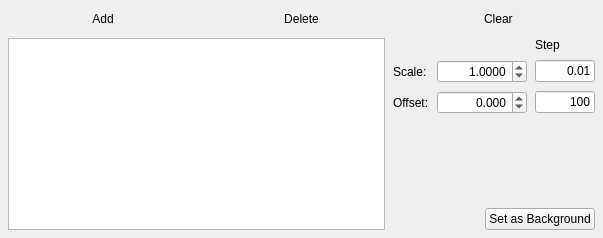
       <widget class="QWidget" name="overlay_tab">
        <attribute name="title">
         <string>Overlay</string>
        </attribute>
        <layout class="QHBoxLayout" name="horizontalLayout_32">
         <property name="spacing">
          <number>8</number>
         </property>
         <property name="margin">
          <number>8</number>
         </property>
         <item>
          <layout class="QVBoxLayout" name="verticalLayout_6">
           <item>
            <layout class="QHBoxLayout" name="horizontalLayout_3">
             <item>
              <widget class="QPushButton" name="overlay_add_btn">
               <property name="text">
                <string>Add</string>
               </property>
               <property name="flat">
                <bool>true</bool>
               </property>
              </widget>
             </item>
             <item>
              <widget class="QPushButton" name="overlay_del_btn">
               <property name="text">
                <string>Delete</string>
               </property>
               <property name="flat">
                <bool>true</bool>
               </property>
              </widget>
             </item>
             <item>
              <widget class="QPushButton" name="overlay_clear_btn">
               <property name="text">
                <string>Clear </string>
               </property>
               <property name="flat">
                <bool>true</bool>
               </property>
              </widget>
             </item>
            </layout>
           </item>
           <item>
            <layout class="QHBoxLayout" name="horizontalLayout_6" stretch="2,1">
             <item>
              <widget class="QTableWidget" name="overlay_tw">
               <property name="minimumSize">
                <size>
                 <width>350</width>
                 <height>0</height>
                </size>
               </property>
               <property name="styleSheet">
                <string notr="true"/>
               </property>
               <property name="horizontalScrollBarPolicy">
                <enum>Qt::ScrollBarAlwaysOff</enum>
               </property>
               <property name="editTriggers">
                <set>QAbstractItemView::DoubleClicked|QAbstractItemView::EditKeyPressed</set>
               </property>
               <property name="tabKeyNavigation">
                <bool>false</bool>
               </property>
               <property name="alternatingRowColors">
                <bool>false</bool>
               </property>
               <property name="selectionMode">
                <enum>QAbstractItemView::SingleSelection</enum>
               </property>
               <property name="selectionBehavior">
                <enum>QAbstractItemView::SelectRows</enum>
               </property>
               <property name="textElideMode">
                <enum>Qt::ElideLeft</enum>
               </property>
               <property name="showGrid">
                <bool>false</bool>
               </property>
               <property name="rowCount">
                <number>0</number>
               </property>
               <property name="columnCount">
                <number>3</number>
               </property>
               <attribute name="horizontalHeaderVisible">
                <bool>false</bool>
               </attribute>
               <attribute name="horizontalHeaderCascadingSectionResizes">
                <bool>true</bool>
               </attribute>
               <attribute name="horizontalHeaderDefaultSectionSize">
                <number>200</number>
               </attribute>
               <attribute name="horizontalHeaderMinimumSectionSize">
                <number>10</number>
               </attribute>
               <attribute name="horizontalHeaderShowSortIndicator" stdset="0">
                <bool>false</bool>
               </attribute>
               <attribute name="horizontalHeaderStretchLastSection">
                <bool>true</bool>
               </attribute>
               <attribute name="verticalHeaderVisible">
                <bool>false</bool>
               </attribute>
               <column/>
               <column/>
               <column/>
              </widget>
             </item>
             <item>
              <layout class="QVBoxLayout" name="verticalLayout_5">
               <item>
                <layout class="QGridLayout" name="gridLayout">
                 <property name="spacing">
                  <number>8</number>
                 </property>
                 <item row="2" column="1">
                  <widget class="QDoubleSpinBox" name="overlay_offset_sb">
                   <property name="sizePolicy">
                    <sizepolicy hsizetype="Expanding" vsizetype="Fixed">
                     <horstretch>0</horstretch>
                     <verstretch>0</verstretch>
                    </sizepolicy>
                   </property>
                   <property name="minimumSize">
                    <size>
                     <width>90</width>
                     <height>0</height>
                    </size>
                   </property>
                   <property name="maximumSize">
                    <size>
                     <width>200</width>
                     <height>16777215</height>
                    </size>
                   </property>
                   <property name="alignment">
                    <set>Qt::AlignRight|Qt::AlignTrailing|Qt::AlignVCenter</set>
                   </property>
                   <property name="decimals">
                    <number>3</number>
                   </property>
                   <property name="minimum">
                    <double>-999999999.000000000000000</double>
                   </property>
                   <property name="maximum">
                    <double>999999999.000000000000000</double>
                   </property>
                   <property name="singleStep">
                    <double>100.000000000000000</double>
                   </property>
                   <property name="value">
                    <double>0.000000000000000</double>
                   </property>
                  </widget>
                 </item>
                 <item row="1" column="0">
                  <widget class="QLabel" name="label_3">
                   <property name="text">
                    <string>Scale:</string>
                   </property>
                  </widget>
                 </item>
                 <item row="1" column="1">
                  <widget class="QDoubleSpinBox" name="overlay_scale_sb">
                   <property name="sizePolicy">
                    <sizepolicy hsizetype="Expanding" vsizetype="Fixed">
                     <horstretch>0</horstretch>
                     <verstretch>0</verstretch>
                    </sizepolicy>
                   </property>
                   <property name="minimumSize">
                    <size>
                     <width>90</width>
                     <height>0</height>
                    </size>
                   </property>
                   <property name="maximumSize">
                    <size>
                     <width>200</width>
                     <height>16777215</height>
                    </size>
                   </property>
                   <property name="alignment">
                    <set>Qt::AlignRight|Qt::AlignTrailing|Qt::AlignVCenter</set>
                   </property>
                   <property name="decimals">
                    <number>4</number>
                   </property>
                   <property name="maximum">
                    <double>999999.000000000000000</double>
                   </property>
                   <property name="singleStep">
                    <double>0.010000000000000</double>
                   </property>
                   <property name="value">
                    <double>1.000000000000000</double>
                   </property>
                  </widget>
                 </item>
                 <item row="2" column="0">
                  <widget class="QLabel" name="label_4">
                   <property name="text">
                    <string>Offset:</string>
                   </property>
                  </widget>
                 </item>
                 <item row="1" column="2">
                  <widget class="QLineEdit" name="overlay_scale_step_txt">
                   <property name="minimumSize">
                    <size>
                     <width>60</width>
                     <height>0</height>
                    </size>
                   </property>
                   <property name="maximumSize">
                    <size>
                     <width>80</width>
                     <height>16777215</height>
                    </size>
                   </property>
                   <property name="text">
                    <string>0.01</string>
                   </property>
                   <property name="alignment">
                    <set>Qt::AlignRight|Qt::AlignTrailing|Qt::AlignVCenter</set>
                   </property>
                  </widget>
                 </item>
                 <item row="2" column="2">
                  <widget class="QLineEdit" name="overlay_offset_step_txt">
                   <property name="minimumSize">
                    <size>
                     <width>60</width>
                     <height>0</height>
                    </size>
                   </property>
                   <property name="maximumSize">
                    <size>
                     <width>80</width>
                     <height>16777215</height>
                    </size>
                   </property>
                   <property name="text">
                    <string>100</string>
                   </property>
                   <property name="alignment">
                    <set>Qt::AlignRight|Qt::AlignTrailing|Qt::AlignVCenter</set>
                   </property>
                  </widget>
                 </item>
                 <item row="0" column="2">
                  <widget class="QLabel" name="label_5">
                   <property name="text">
                    <string>Step</string>
                   </property>
                  </widget>
                 </item>
                </layout>
               </item>
               <item>
                <spacer name="verticalSpacer">
                 <property name="orientation">
                  <enum>Qt::Vertical</enum>
                 </property>
                 <property name="sizeHint" stdset="0">
                  <size>
                   <width>20</width>
                   <height>40</height>
                  </size>
                 </property>
                </spacer>
               </item>
               <item>
                <layout class="QHBoxLayout" name="horizontalLayout_8">
                 <property name="topMargin">
                  <number>0</number>
                 </property>
                 <item>
                  <spacer name="horizontalSpacer">
                   <property name="orientation">
                    <enum>Qt::Horizontal</enum>
                   </property>
                   <property name="sizeHint" stdset="0">
                    <size>
                     <width>40</width>
                     <height>20</height>
                    </size>
                   </property>
                  </spacer>
                 </item>
                 <item>
                  <widget class="QPushButton" name="overlay_set_as_bkg_btn">
                   <property name="text">
                    <string>Set as Background</string>
                   </property>
                   <property name="checkable">
                    <bool>true</bool>
                   </property>
                  </widget>
                 </item>
                </layout>
               </item>
              </layout>
             </item>
            </layout>
           </item>
          </layout>
         </item>
         <item>
          <layout class="QHBoxLayout" name="horizontalLayout_5"/>
         </item>
        </layout>
       </widget>
